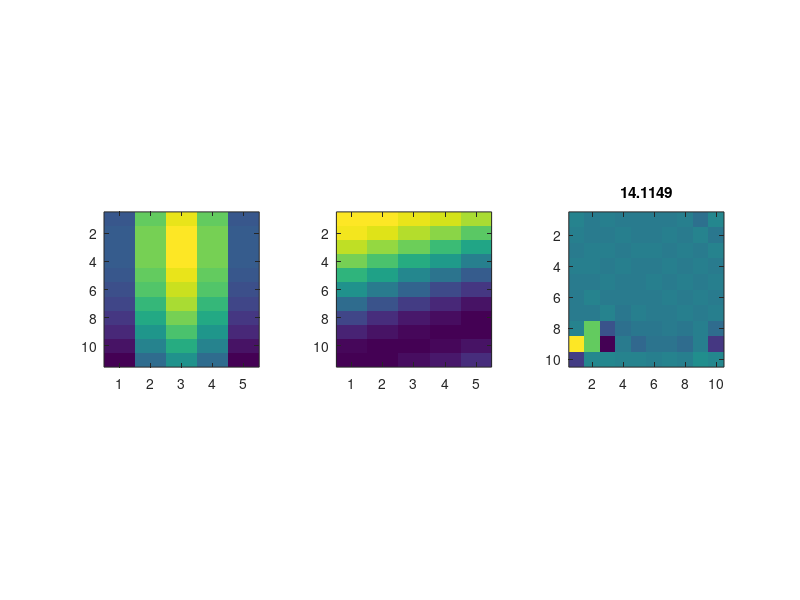
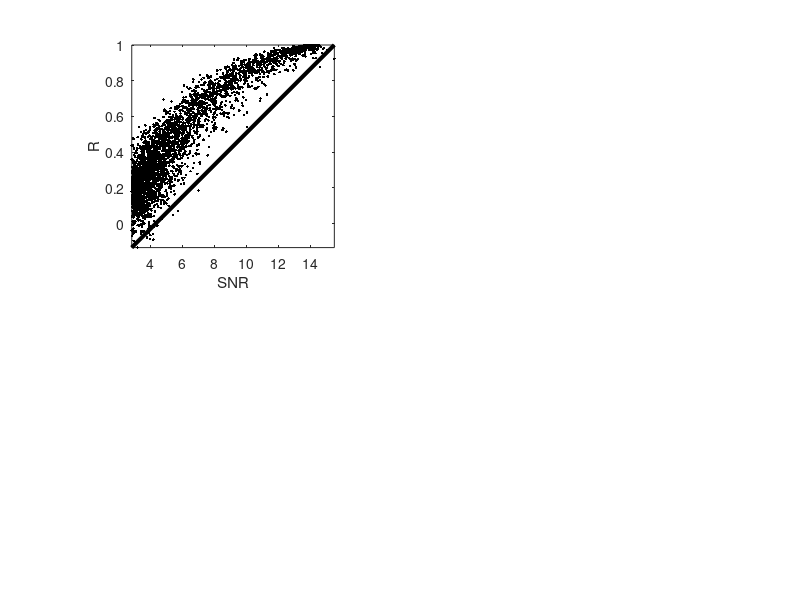

Here is the MATLAB script that generated these plots, in order: (Note: this script raises an error after producing the figures.)
function tmp
% PA_GENRIPPLE(VEL,DENS,MOD,DURDYN,DURSTAT)
%
% Generate a ripple stimulus with velocity (amplitude-modulation) VEL (Hz),
% density (frequency-modulation) DENS (cyc/oct), and a modulation depth MOD
% (0-1). Duration of the ripple stimulus is DURSTAT+DURRIP (ms), with the first
% DURSTAT ms no modulation occurring.
%
% These stimuli are parametrized naturalistic, speech-like sounds, whose
% envelope changes in time and frequency. Useful to determine
% spectro-temporal receptive fields.  Many scientists use speech as
% stimuli (in neuroimaging and psychofysical experiments), but as they are
% not parametrized, they are basically just using random stimulation (with
% random sentences).
%
% See also PA_GENGWN, PA_WRITEWAV

% 2011 Marc van Wanrooij
% e-mail: marcvanwanrooij@neural-code.com

close all
clc

sdptf		= 0;
sdmtf		= 0;


[MTF,PTF,STRF] = getstrf(sdmtf,sdptf,1);
SNR = getsnr(STRF);
title(SNR)

sd = 0:0.01:2;
sd = repmat(sd,20,1);
sd = sd(:);
for ii = 1:length(sd)
	rnd = sd(ii)*randn(size(STRF));
	strf1 = STRF+rnd;

	rnd = sd(ii)*randn(size(STRF));
	strf2 = STRF+rnd;
	
	SNR(ii) = getsnr(strf1);
	r = corrcoef(strf1(:),strf2(:));
C(ii) = r(2);
end
figure

subplot(221)
x		= SNR;
y		= C;
sel = x>2.8;
x = x(sel);
y = y(sel);

plot(x,y,'k.');
hold on
axis square;
xlim([min(x) max(x)]);
ylim([min(y) max(y)]);
plot([min(x) max(x)],[min(y) max(y)],'k-','LineWidth',3);
xlabel('SNR');
ylabel('R');

sigma	= 0.5*std(x);
xi		= linspace(min(x),max(x),50);
mu		= pa_weightedmean(x,y,sigma,xi,'wfun','boxcar');
plot(xi,mu,'r-','LineWidth',3);

subplot(223)
x		= log(SNR);
y		= C;
sel = x>1.5;
x = x(sel);
y = y(sel);

plot(x,y,'k.');
hold on
axis square;
xlim([min(x) max(x)]);
ylim([min(y) max(y)]);
plot([min(x) max(x)],[min(y) max(y)],'k-','LineWidth',3);
xlabel('log(SNR)');
ylabel('R');

sigma	= 0.5*std(x);
xi		= linspace(min(x),max(x),50);
mu		= pa_weightedmean(x,y,sigma,xi,'wfun','boxcar');
plot(xi,mu,'r-','LineWidth',3);

subplot(222)
x		= SNR;
y		= C.^2;
sel = x>2.8;
x = x(sel);
y = y(sel);

plot(x,y,'k.');
hold on
axis square;
xlim([min(x) max(x)]);
ylim([min(y) max(y)]);
plot([min(x) max(x)],[min(y) max(y)],'k-','LineWidth',3);
xlabel('SNR');
ylabel('R^2');

sigma	= 0.5*std(x);
xi		= linspace(min(x),max(x),50);
mu		= pa_weightedmean(x,y,sigma,xi,'wfun','boxcar');
plot(xi,mu,'r-','LineWidth',3);

subplot(224)
x		= log(SNR);
y		= C.^2;
sel = x>1.5;
x = x(sel);
y = y(sel);

plot(x,y,'k.');
hold on
axis square;
xlim([min(x) max(x)]);
ylim([min(y) max(y)]);
plot([min(x) max(x)],[min(y) max(y)],'k-','LineWidth',3);
xlabel('log(SNR)');
ylabel('R^2');

sigma	= 0.5*std(x);
xi		= linspace(min(x),max(x),50);
mu		= pa_weightedmean(x,y,sigma,xi,'wfun','boxcar');
plot(xi,mu,'r-','LineWidth',3);


figure

% subplot(221)
x		= SNR;
y		= C;
sel = x>2.8;
x = x(sel);
y = y(sel);

plot(x,y,'k.');
hold on
axis square;
xlim([min(x) max(x)]);
ylim([min(y) max(y)]);
plot([min(x) max(x)],[min(y) max(y)],'k-','LineWidth',3);
xlabel('SNR');
ylabel('R');

sigma	= 0.5*std(x);
xi		= linspace(min(x),max(x),50);
mu		= pa_weightedmean(x,y,sigma,xi,'wfun','boxcar');
plot(xi,mu,'r-','LineWidth',3);
return
n = 1000;

figure;
SDPTF	= 0:10;
SDMTF	= 0:20;
R		= NaN(length(SDMTF),length(SDPTF),3);

for jj = 1:length(SDMTF)
	for kk = 1:length(SDPTF)
		
		for ii = 1:n
			[jj kk ii]
			sdmtf = SDMTF(jj);
			sdptf = SDPTF(kk);
			[MTF,PTF,STRF] = getstrf(sdmtf,sdptf,0);
			
			r = corrcoef(MTF(:),MTF1(:));
			Rmtf(ii) = r(2);
			
			r = corrcoef(STRF(:),STRF1(:));
			Rstrf(ii) = r(2);
			
			r = corrcoef(PTF(:),PTF1(:));
			Rptf(ii) = r(2);
			
		end
		R(jj,kk,1) = median(Rmtf);
		R(jj,kk,2) = median(Rptf);
		R(jj,kk,3) = median(Rstrf);
	end
end

figure
subplot(131)
hist(Rmtf,0:0.05:1)
axis square;
title(median(Rmtf));
xlabel('R MTF');
ylabel('N');

subplot(132)
hist(Rmtf,0:0.05:1)
axis square;
title(median(Rmtf));
xlabel('R PTF');

subplot(133)
hist(Rstrf,0:0.05:1)
axis square;
title(median(Rstrf));
xlabel('R STRF');


figure
subplot(221)
Rstrf = squeeze(R(:,:,3));
imagesc(SDMTF,SDPTF,Rstrf');
ylabel('SD noise in PTF');
xlabel('SD noise in MTF');
axis square;

subplot(223)
plot(SDMTF,Rstrf(:,1),'.-');
xlabel('SD noise in MTF');
axis square

subplot(222)
plot(SDPTF,Rstrf(1,:),'.-');
xlabel('SD noise in PTF');
axis square

keyboard
% 
% subplot(223)
% plot(Rmtf,Rstrf,'.')
% axis([0 1 0 1]);
% lsline

function SNR = getsnr(STRF)
S = max(STRF(:));
N = STRF(:,5:10);
N = std(N(:));
SNR = S./N;
function [MTF,PTF,STRF] = getstrf(sdmtf,sdptf,dsp)
%% PTF
vel = 3;

dens = 1;

mod = 100; % Percentage (0-100%)



Fs = 100;
tic
mod			= mod/100; % Gain (0-1)
nTime = 5;
time		= ((1:nTime)-1)/Fs; % Time (sec)

nFreq   = 11;
FreqNr  = 0:1:nFreq-1;
Oct     = FreqNr/20;                   % octaves above the ground frequency
oct		= repmat(Oct',1,nTime); % Octave

%% Generating the ripple
% Create amplitude modulations completely dynamic without static
A = NaN(nTime,nFreq);
for ii = 1:nTime
	for jj = 1:nFreq
		A(ii,jj)      = 1 + mod*sin(2*pi*vel*time(ii) + 2*pi*dens*oct(jj)+0.5*pi);
	end
end

sd		= sdptf;
sdP		= sd/(2*pi);
sd		= sdmtf;
sdM		= sd/10;

PTF		= A;
PTF		= PTF-min(PTF(:));
PTF		= PTF./max(PTF(:));
PTF		= 2*pi*(PTF-0.5);
PTF		= PTF+sdP*randn(size(PTF));
% PTF = rem(PTF,1.01*pi);

if dsp

subplot(132);
imagesc(PTF')
axis square;
end
%% MTF
x = linspace(1,5,5);
y = normpdf(x,3,2);
y = y./max(y);
MTF = repmat(y,11,1)';

x = linspace(1,11,11);
y = normpdf(x,3,10);
y = y./max(y);
MTF2 = repmat(y',1,5)';
MTF = MTF.*MTF2;

MTF = 10*MTF;
MTF = MTF+sdM*randn(size(MTF));
% MTF = MTF-min(MTF(:));
if dsp

subplot(131);
imagesc(MTF')
axis square;

end
%% STRF
C		= MTF.*exp(1i*PTF);
STRF	= compstrf(C);
if dsp
	subplot(133);
imagesc(STRF)
axis square;	
end
function strf = compstrf(cplxq12,nw,no)
%  STRF = COMPSTRF(CPLXQ12,NW,NO)
%
% Obtain spectrotemporal receptive field STRF from the complex transfer
% function for quadrants 1 and 2 CPLXQ12, for w>0, entire omega range.

% Huib Versnel, version 26-7-'00
if nargin < 3
	no=1;
end;
if nargin < 2
	nw=1;
end;
s				= size(cplxq12,2);
stat			= zeros(1,s);
cplxq34			= conj(fliplr(flipud(cplxq12)));
cplxtotal		= [cplxq34;stat;cplxq12];
cplxtot1		= conj(fliplr(flipud(fftshift(cplxtotal(2:end,2:end)))));
cplxstrf		= ifft2(cplxtot1*(nw*no));	%inverse Fourier transform
strf			= real(fliplr(cplxstrf).');
